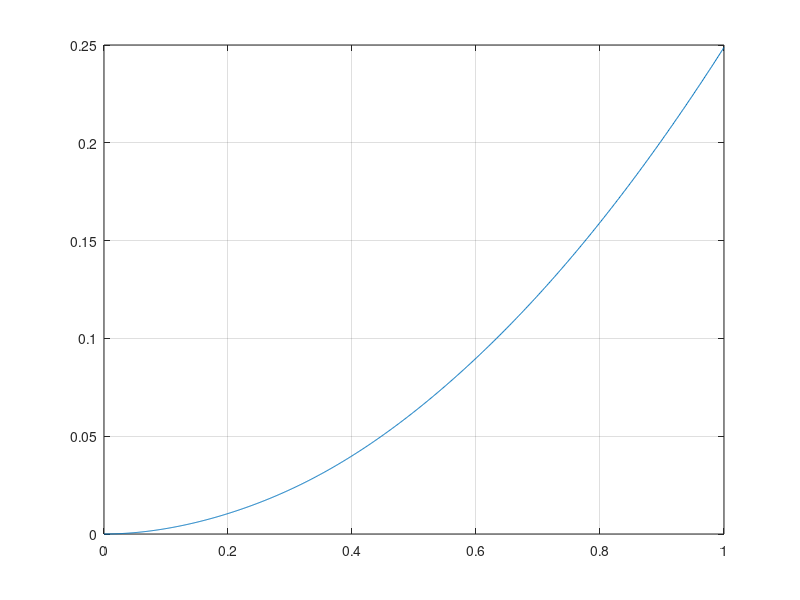

This chart was generated by the following MATLAB code: (Note: this script raises an error after producing the figure.)
%%
% Copyright &copy; 2020, Nicola Zimmermann, Munich \n
% All rights reserved. \n
% 
% This file is part of EVAA.
% 
% EVAA is free software: you can redistribute it and/or modify \n
% it under the terms of the GNU General Public  License as published by \n
% the Free Software Foundation, either version 3 of the License, or \n
% (at your option) any later version. \n
% 
% EVAA is distributed in the hope that it will be useful, \n
% but WITHOUT ANY WARRANTY; without even the implied warranty of \n
% MERCHANTABILITY or FITNESS FOR A PARTICULAR PURPOSE.  See the \n
% GNU General Public License for more details. \n
% 
% You should have received a copy of the GNU General Public License \n
% along with EVAA.  If not, see <a
% href="http://www.gnu.org/licenses/">http://www.gnu.org/licenses/</a>.
% 
% Additional permission under GNU GPL version 3 section 7
% 
% If you modify this Program, or any covered work, by linking or combining it
% with Intel Math Kernel Libraries(MKL) (or a modified version of that
% library), containing parts covered by the terms of the license of the MKL,
% the licensors of this Program grant you additional permission to convey the
% resulting work.
% 
% DESCRIPTION
% This file is used to compute displacements/ rotations
% of the 11-Dof 2-track-model
% with a backward Euler time integration scheme 
% for linear spring stiffness

%%
% clc;
clear;
close all;

%%
format long e;
% Dynamic Backward Euler problem 
%%%%%%%%%%%%%%%%%%%%%%%%%%%%%%%%%%%%%%%%%%%%%%%%
k_body_fl=28e3*0.69;
k_tyre_fl=260e3;%260
k_body_fr=28e3*0.69;
k_tyre_fr=260e3;
k_body_rl=16e3*0.82;
k_tyre_rl=260e3;
k_body_rr=16e3*0.82;
k_tyre_rr=260e3;
l_long_fl=1.395;
l_long_fr=1.395;
l_long_rl=1.596;
l_long_rr=1.596;
l_lat_fl=2*0.8458;
l_lat_fr=2*0.8458;
l_lat_rl=2*0.84;
l_lat_rr=2*0.84;
mass_Body=1936;
I_body_xx=640;
I_body_yy=4800;
mass_wheel_fl=145/2;
mass_tyre_fl=0;
mass_wheel_fr=145/2;
mass_tyre_fr=0;
mass_wheel_rl=135/2;
mass_tyre_rl=0;
mass_wheel_rr=135/2;
mass_tyre_rr=0;
%%%%%%%%%%%%%%%%%%%%%%%%%%%%%%%%%%%%%%%%%%%%%%%%
tend=1;
no_timesteps=1000;
u_init=0;
du_init=0;
%%%%%%%%%%%%%%%%%%%%%%%%%%%%%%%%%%%%%%%%%%%%%%%%
% System Mono
M=diag([mass_Body, I_body_xx, I_body_yy, mass_wheel_fl, mass_tyre_fl, mass_wheel_fr, mass_tyre_fr, mass_wheel_rl, mass_tyre_rl, mass_wheel_rr, mass_tyre_rr]);
K=[k_body_fl+k_body_fr+k_body_rl+k_body_rr, k_body_fl*l_lat_fl-k_body_fr*l_lat_fr+k_body_rl*l_lat_rl-k_body_rr*l_lat_rr, -k_body_fl*l_long_fl-k_body_fr*l_long_fr+k_body_rl*l_long_rl+k_body_rr*l_long_rr,  -k_body_fl, 0, -k_body_fr, 0, -k_body_rl, 0, -k_body_rr, 0;
   0  l_lat_fl*l_lat_fl*k_body_fl+l_lat_fr*l_lat_fr*k_body_fr+l_lat_rl*l_lat_rl*k_body_rl+l_lat_rr*l_lat_rr*k_body_rr, -l_long_fl*l_lat_fl*k_body_fl+l_lat_fr*l_long_fr*k_body_fr+l_long_rl*l_lat_rl*k_body_rl-l_long_rr*l_lat_rr*k_body_rr, -l_lat_fl*k_body_fl, 0, l_lat_fr*k_body_fr, 0, -l_lat_rl*k_body_rl, 0, l_lat_rr*k_body_rr, 0;
   0 0 l_long_fl*l_long_fl*k_body_fl+l_long_fr*l_long_fr*k_body_fr+l_long_rl*l_long_rl*k_body_rl+l_long_rr*l_long_rr*k_body_rr, l_long_fl*k_body_fl, 0 l_long_fr*k_body_fr 0 -l_long_rl*k_body_rl 0 -l_long_rr*k_body_rr 0; 
   0 0 0 k_body_fl+k_tyre_fl -k_tyre_fl 0 0 0 0 0 0;
   0 0 0 0 k_tyre_fl 0 0 0 0 0 0;
   0 0 0 0 0 k_body_fr+k_tyre_fr -k_tyre_fr 0 0 0 0;
   0 0 0 0 0 0 k_tyre_fr 0 0 0 0;
   0 0 0 0 0 0 0 k_body_rl+k_tyre_rl -k_tyre_rl 0 0;
   0 0 0 0 0 0 0 0 k_tyre_rl 0 0;
   0 0 0 0 0 0 0 0 0 k_body_rr+k_tyre_rr -k_tyre_rr;
   0 0 0 0 0 0 0 0 0 0 k_tyre_rr];
K=K+K'-diag(diag(K));
D = K *0.01;
%%%%%%%%%%%%%%%%%%%%%%%%%%%%%%%%%%%%%%%%%%%%%%%%
% Allocate memory
dim_system = length(M);
t=zeros(no_timesteps+1,1);
u_sol=zeros(1000+1,dim_system);
u_n_p_1=zeros(dim_system,1);
%%%%%%%%%%%%%%%%%%%%%%%%%%%%%%%%%%%%%%%%%%%%%%%%
h=1/no_timesteps;
%%%%%%%%%%%%%%%%%%%%%%%%%%%%%%%%%%%%%%%%%%%%%%%%
u_n=[u_init; zeros(dim_system-1,1)];
u_n_m_1=u_n-h*[du_init; zeros(dim_system-1,1)];
A=((1/(h*h))*M+(1/h)*D+K);
B=((2/(h*h))*M+(1/h)*D);
f_n_p_1=[1.1e3; zeros(dim_system-1,1)];
%%%%%%%%%%%%%%%%%%%%%%%%%%%%%%%%%%%%%%%%%%%%%%%%
% Time loop
j=2;
tic
for i = h:h:tend
    rhs = (B*u_n-((1/(h*h))*M)*u_n_m_1+f_n_p_1);
    u_n_p_1 = A\rhs;
    t(j)=i;   
    u_sol(j,:) = u_n_p_1;
    u_n_m_1 = u_n;
    u_n = u_n_p_1;
    j = j+1;
end
toc
final_displacement = u_n_p_1;
%%%%%%%%%%%%%%%%%%%%%%%%%%%%%%%%%%%%%%%%%%%%%%%%
% Some plots
figure();
plot(t,u_sol(:,1)); grid on;
%plot(t,u_sol_red(:,1)); grid on;
% legend;
disp(u_sol(end,1:3))

writematrix([t,u_sol],'Matlab_11Dof_1.dat','Delimiter',',');